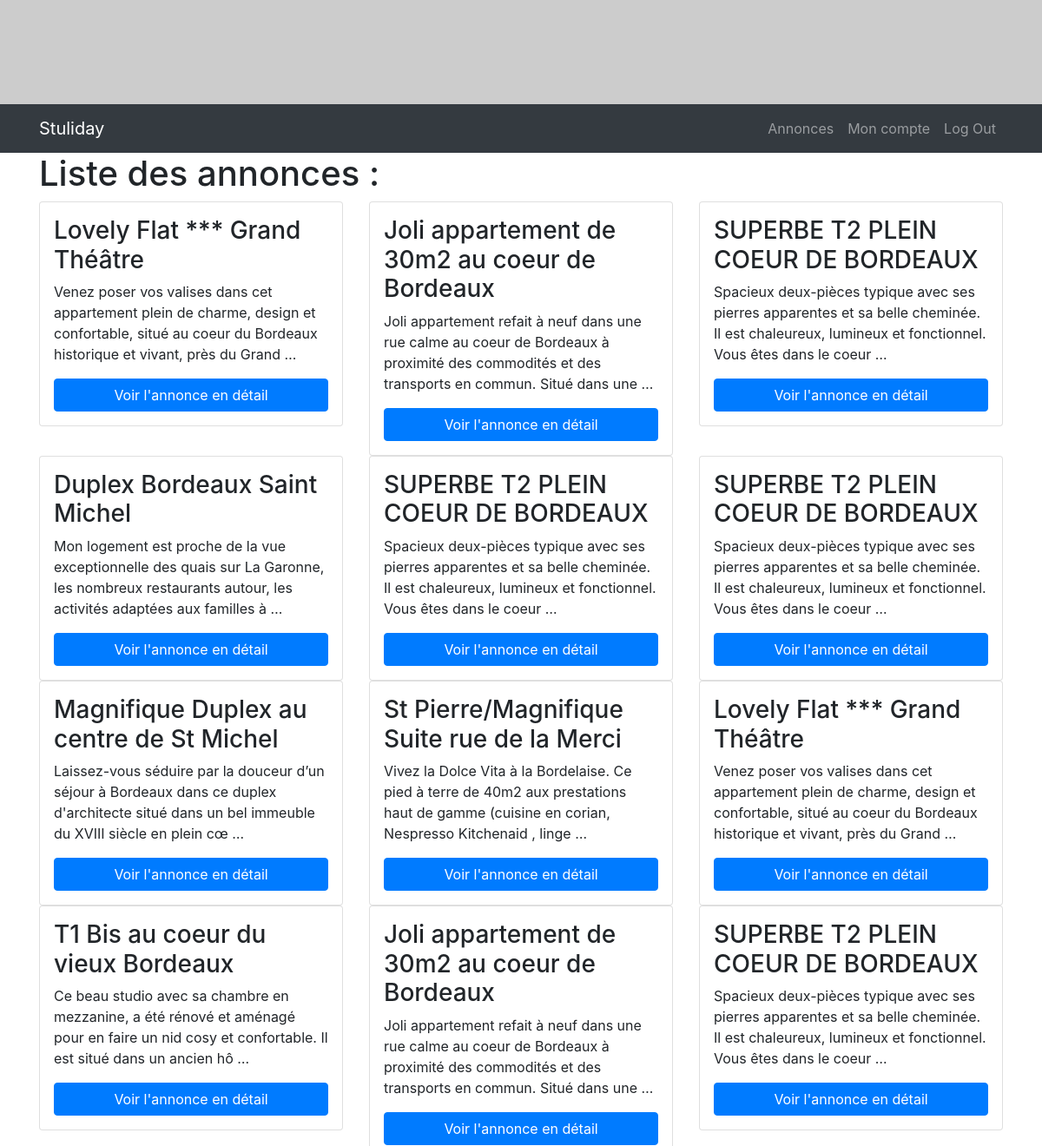
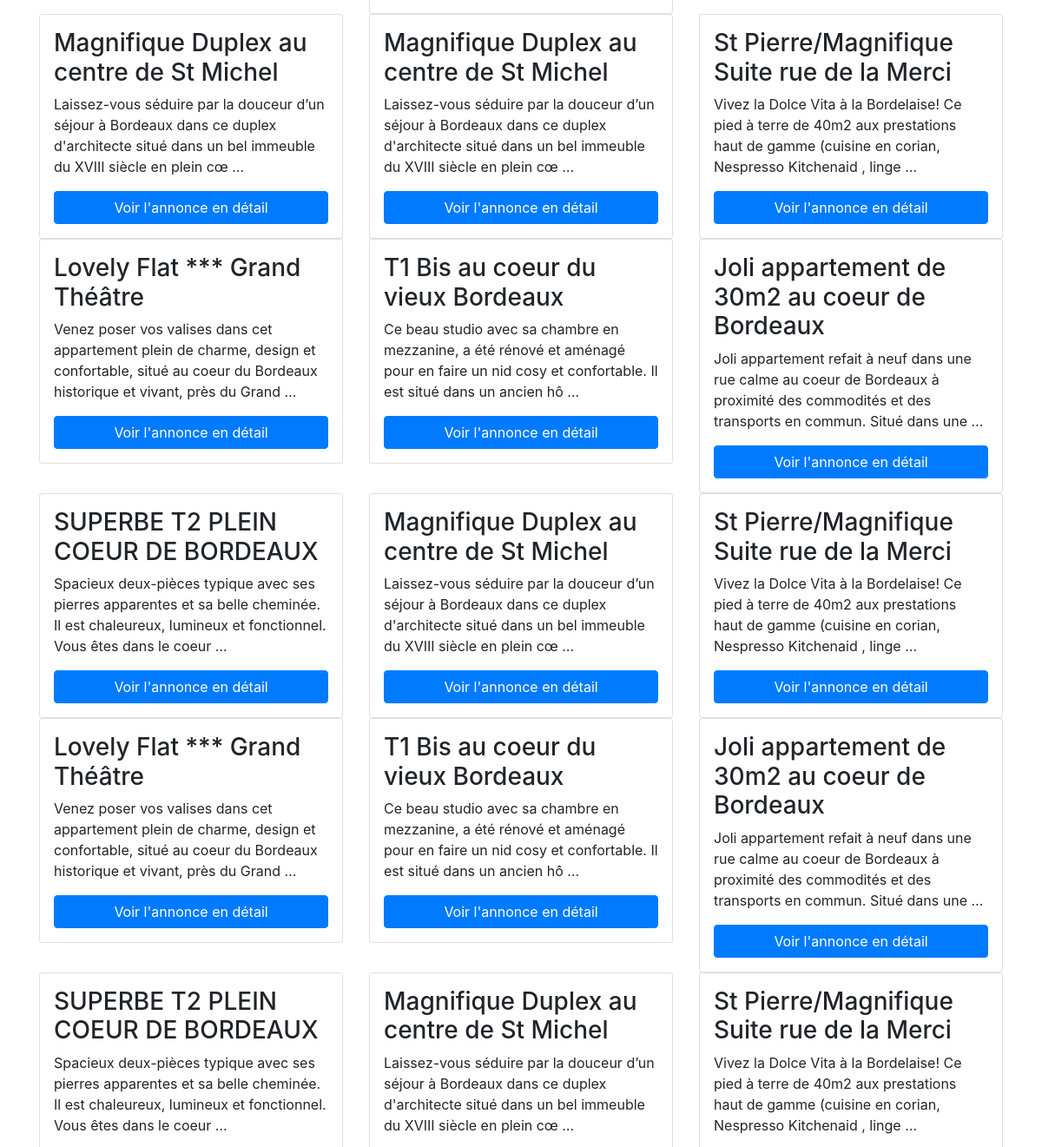
Page /annonces.php (signed in, upper part) on the earlier database version (2 pictures, top to bottom).
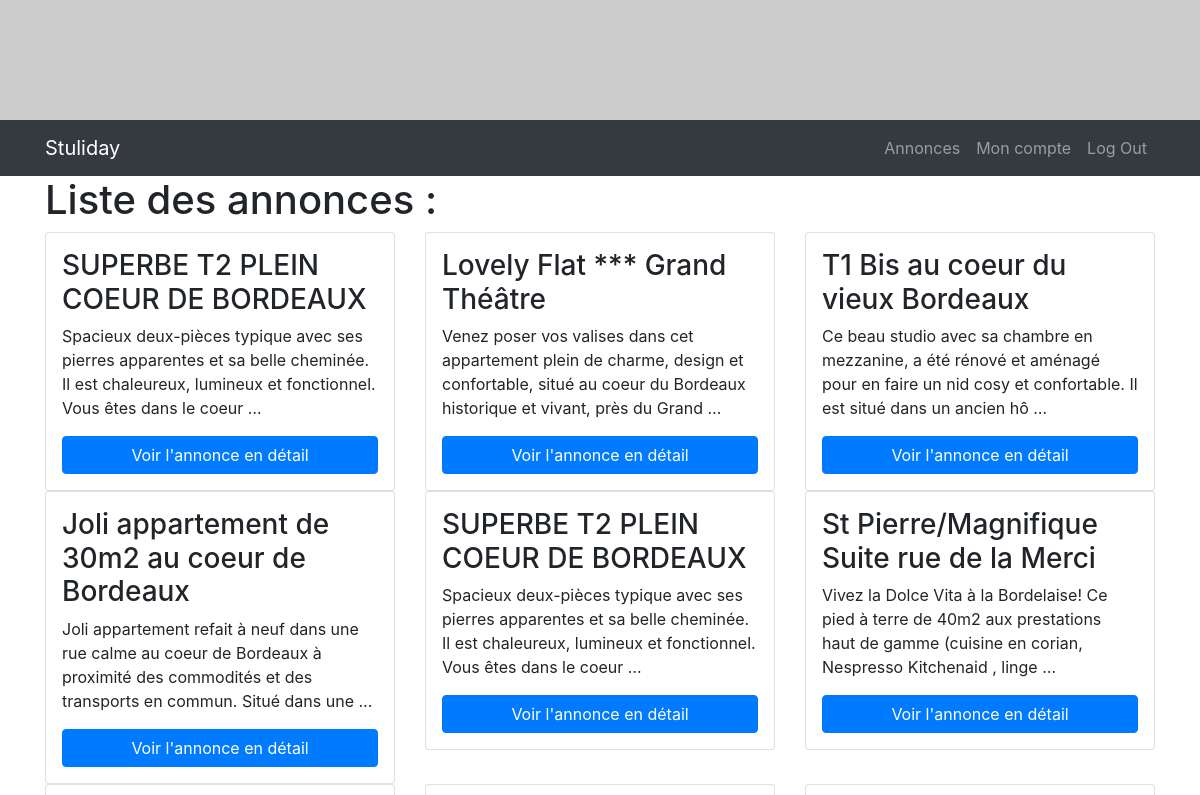
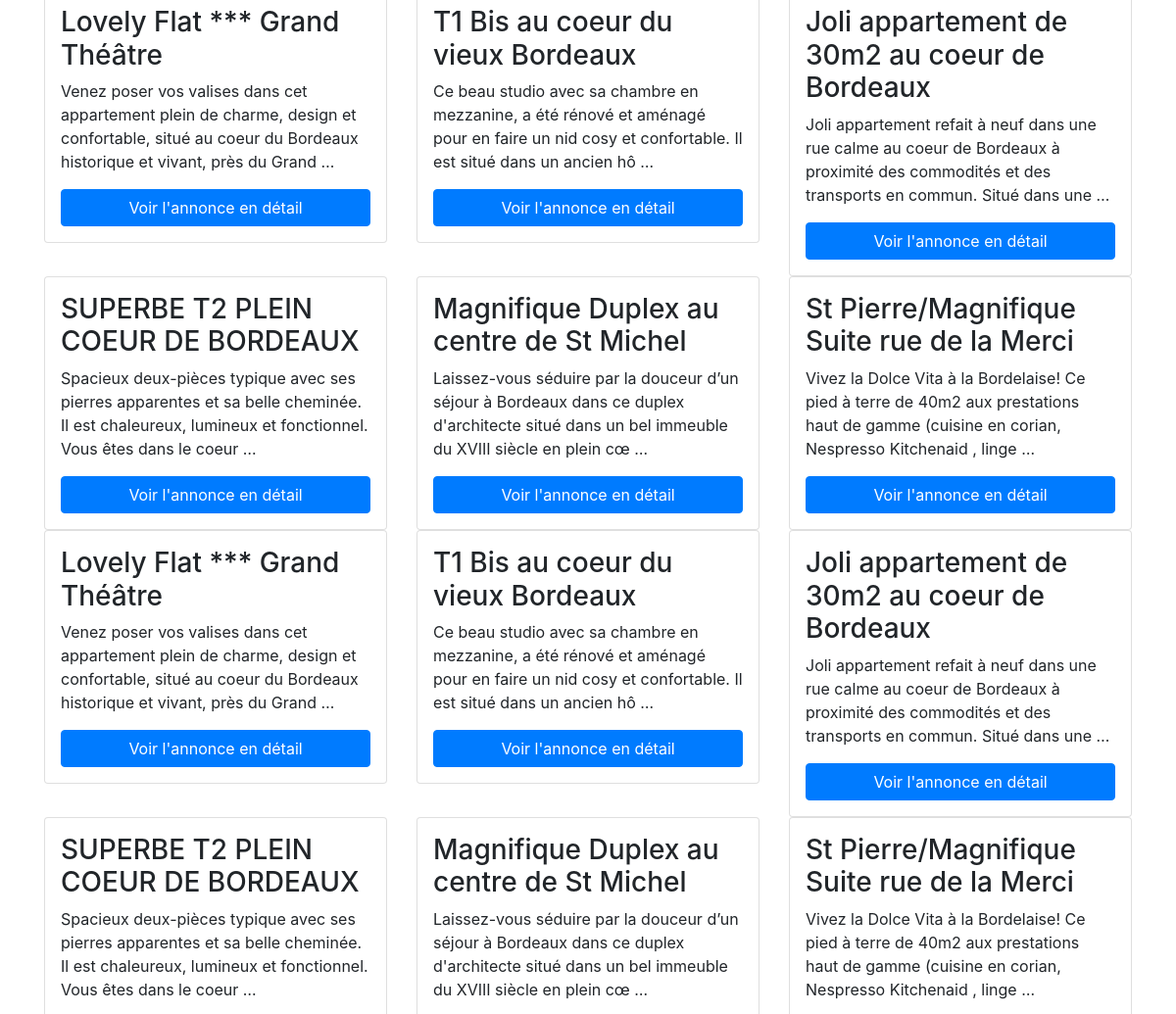
Same page on the later database version (2 pictures, top to bottom).
### tables this page shows
CREATE TABLE `annonces` (
  `id` int(6) NOT NULL,
  `titre_article` varchar(255) NOT NULL,
  `image_url` varchar(255) NOT NULL,
  `contenu_article` text NOT NULL,
  `categorie_article` varchar(255) NOT NULL,
  `active` int(1) NOT NULL,
  `start_date_article` date DEFAULT NULL,
  `end_date_article` date DEFAULT NULL,
  `publish_date_article` timestamp NOT NULL DEFAULT CURRENT_TIMESTAMP,
  `available_article` int(2) NOT NULL,
  `price_article` int(3) NOT NULL,
  `adress_article` text NOT NULL,
  `city_article` text NOT NULL,
  `postal_article` int(5) NOT NULL,
  `author_article` int(11) NOT NULL
);

### inc/functions.php (the view, shortened to what this page needs)
<?php
function short_text($text, $max = 120, $append = ' &hellip;') {
	if (strlen($text) <= $max) return $text;
	$return = substr($text, 0, $max);
	return preg_replace('/\w+$/', '', $return) . $append;
}
function displayAllAnnounces(){
    global $mysqli;
    $res = $mysqli->query("SELECT * FROM annonces WHERE available_article > 0");
    while($row = $res->fetch_assoc()){
    ?>
        <div class="annonce col-md-4">
            <div class="card p-3">
                <h3><?php echo $row['titre_article']; ?></h3>
                <p><?php echo short_text($row['contenu_article'], 150); ?></p>
                <a href="single-annonce.php?id=<?php echo $row['id']; ?>" class="btn btn-primary">Voir l'annonce en détail</a>
            </div>
        </div>
    <?php
    }
}
    ?>

### inc/head.php (shortened to what this page needs)
<!DOCTYPE html>
<html lang="en">
<head>
    <link href="
    https://cdnjs.cloudflare.com/ajax/libs/twitter-bootstrap/4.3.1/css/bootstrap.css" type="text/css" rel="stylesheet">
     <link rel="stylesheet" href="https://unpkg.com/leaflet@1.4.0/dist/leaflet.css"
/>
    <link href="css/main.css" type="text/css" rel="stylesheet">
</head>
<body>

### inc/header.php (shortened to what this page needs)
<div id="carouselExampleSlidesOnly" class="carousel slide" data-ride="carousel">
    <div class="carousel-inner">
        <div class="carousel-item active">
            <img class="d-block w-100" src="http://placehold.it/2000x200" alt="First slide">
        </div>
    </div>
</div>

### inc/nav.php (shortened to what this page needs)
<nav class="navbar sticky-top navbar-expand-lg navbar-dark bg-dark">
  <div class="container">
  <div class="collapse navbar-collapse" id="navbarTogglerDemo01">
    <a class="navbar-brand" href="index.php">Stuliday</a>
    <ul class="navbar-nav ml-auto mt-2 mt-lg-0">
      <li class="nav-item">
        <a class="nav-link" href="annonces.php">Annonces</a>
      </li>
      <?php
      if( isset($_SESSION['login_email']) ){
      ?>
        <li class="nav-item">
          <a class="nav-link" href="profile.php">Mon compte</a>
        </li>
          <li class="nav-item">
            <a class="nav-link" href="?logout">Log Out</a>
          </li>
      <?php
      }else{
        ?>
          <li class="nav-item">
            <a class="nav-link" href="login.php">Log In / Sign In</a>
          </li>
        <?php
      }
      ?>
    </ul>
  </div>
  </div>
</nav>

### annonces.php
<?php
    require('inc/connect.php');
    require('inc/functions.php');
    require('inc/head.php');
    include('inc/header.php');
    include('inc/nav.php');
?>
<section>
    <div class="container">
        <div class="row">
            <div class="col-md-12">
                <h1>Liste des annonces :</h1>
            </div>
        </div>
        <div class="row">
            <?php
                displayAllAnnounces();
            ?>
        </div>
    </div>
</section>
<?php require('inc/footer.php'); ?>

### inc/footer.php (shortened to what this page needs)
</body>
</html>

Differences in the rows shown:
removed annonces: titre_article "Lovely Flat *** Grand Théâtre", contenu_article "Venez poser vos valises dans cet appartement plein de charme, design et confortable, situé au coeur du Bordeaux historique et vivant, près du Grand …"
removed annonces: titre_article "Joli appartement de 30m2 au coeur de Bordeaux", contenu_article "Joli appartement refait à neuf dans une rue calme au coeur de Bordeaux à proximité des commodités et des transports en commun. Situé dans une …"
removed annonces: titre_article "SUPERBE T2 PLEIN COEUR DE BORDEAUX", contenu_article "Spacieux deux-pièces typique avec ses pierres apparentes et sa belle cheminée. Il est chaleureux, lumineux et fonctionnel. Vous êtes dans le coeur …"
removed annonces: titre_article "Duplex Bordeaux Saint Michel", contenu_article "Mon logement est proche de la vue exceptionnelle des quais sur La Garonne, les nombreux restaurants autour, les activités adaptées aux familles à …"
removed annonces: titre_article "SUPERBE T2 PLEIN COEUR DE BORDEAUX", contenu_article "Spacieux deux-pièces typique avec ses pierres apparentes et sa belle cheminée. Il est chaleureux, lumineux et fonctionnel. Vous êtes dans le coeur …"
no longer on this page (row edited): annonces: titre_article "Magnifique Duplex au centre de St Michel", contenu_article "Laissez-vous séduire par la douceur d’un séjour à Bordeaux dans ce duplex d'architecte situé dans un bel immeuble du XVIII siècle en plein cœ …"
no longer on this page (row edited): annonces: titre_article "St Pierre/Magnifique Suite rue de la Merci", contenu_article "Vivez la Dolce Vita à la Bordelaise. Ce pied à terre de 40m2 aux prestations haut de gamme (cuisine en corian, Nespresso Kitchenaid , linge …"
no longer on this page (row edited): annonces: titre_article "Magnifique Duplex au centre de St Michel", contenu_article "Laissez-vous séduire par la douceur d’un séjour à Bordeaux dans ce duplex d'architecte situé dans un bel immeuble du XVIII siècle en plein cœ …"
no longer on this page (row edited): annonces: titre_article "Magnifique Duplex au centre de St Michel", contenu_article "Laissez-vous séduire par la douceur d’un séjour à Bordeaux dans ce duplex d'architecte situé dans un bel immeuble du XVIII siècle en plein cœ …"
